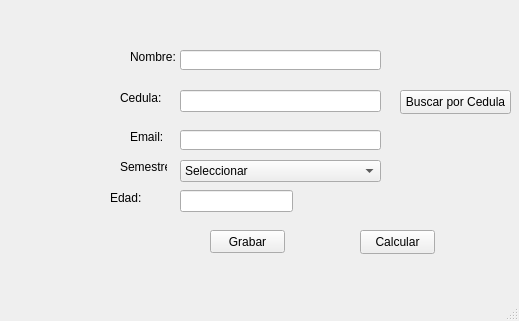
<?xml version="1.0" encoding="UTF-8"?>
<ui version="4.0">
 <class>vtn_principal</class>
 <widget class="QMainWindow" name="vtn_principal">
  <property name="geometry">
   <rect>
    <x>0</x>
    <y>0</y>
    <width>519</width>
    <height>321</height>
   </rect>
  </property>
  <property name="windowTitle">
   <string>Estudiante</string>
  </property>
  <widget class="QWidget" name="centralwidget">
   <widget class="QLineEdit" name="txt_nombre">
    <property name="geometry">
     <rect>
      <x>180</x>
      <y>50</y>
      <width>201</width>
      <height>20</height>
     </rect>
    </property>
   </widget>
   <widget class="QLineEdit" name="txt_email">
    <property name="geometry">
     <rect>
      <x>180</x>
      <y>130</y>
      <width>201</width>
      <height>20</height>
     </rect>
    </property>
   </widget>
   <widget class="QComboBox" name="cb_semestre">
    <property name="geometry">
     <rect>
      <x>180</x>
      <y>160</y>
      <width>201</width>
      <height>22</height>
     </rect>
    </property>
    <item>
     <property name="text">
      <string>Seleccionar</string>
     </property>
    </item>
    <item>
     <property name="text">
      <string>Primer Semestre</string>
     </property>
    </item>
    <item>
     <property name="text">
      <string>Segundo Semestre</string>
     </property>
    </item>
    <item>
     <property name="text">
      <string>Tercer Semestre</string>
     </property>
    </item>
   </widget>
   <widget class="QLabel" name="lbl_nombre">
    <property name="geometry">
     <rect>
      <x>130</x>
      <y>50</y>
      <width>47</width>
      <height>13</height>
     </rect>
    </property>
    <property name="text">
     <string>Nombre:</string>
    </property>
   </widget>
   <widget class="QLabel" name="lbl_email">
    <property name="geometry">
     <rect>
      <x>130</x>
      <y>130</y>
      <width>47</width>
      <height>13</height>
     </rect>
    </property>
    <property name="text">
     <string>Email:</string>
    </property>
   </widget>
   <widget class="QLabel" name="lbl_semestre">
    <property name="geometry">
     <rect>
      <x>120</x>
      <y>160</y>
      <width>47</width>
      <height>13</height>
     </rect>
    </property>
    <property name="text">
     <string>Semestre:</string>
    </property>
   </widget>
   <widget class="QPushButton" name="btn_grabar">
    <property name="geometry">
     <rect>
      <x>210</x>
      <y>230</y>
      <width>75</width>
      <height>23</height>
     </rect>
    </property>
    <property name="text">
     <string>Grabar</string>
    </property>
   </widget>
   <widget class="QLabel" name="lbl_cedula">
    <property name="geometry">
     <rect>
      <x>120</x>
      <y>90</y>
      <width>49</width>
      <height>16</height>
     </rect>
    </property>
    <property name="text">
     <string>Cedula:</string>
    </property>
   </widget>
   <widget class="QLineEdit" name="txt_cedula">
    <property name="geometry">
     <rect>
      <x>180</x>
      <y>90</y>
      <width>201</width>
      <height>22</height>
     </rect>
    </property>
    <property name="maxLength">
     <number>10</number>
    </property>
   </widget>
   <widget class="QPushButton" name="btn_busca_x_cedula">
    <property name="geometry">
     <rect>
      <x>400</x>
      <y>90</y>
      <width>111</width>
      <height>24</height>
     </rect>
    </property>
    <property name="text">
     <string>Buscar por Cedula</string>
    </property>
   </widget>
   <widget class="QLineEdit" name="txt_edad">
    <property name="geometry">
     <rect>
      <x>180</x>
      <y>190</y>
      <width>113</width>
      <height>22</height>
     </rect>
    </property>
   </widget>
   <widget class="QLabel" name="lbl_edad">
    <property name="geometry">
     <rect>
      <x>110</x>
      <y>190</y>
      <width>49</width>
      <height>16</height>
     </rect>
    </property>
    <property name="text">
     <string>Edad:</string>
    </property>
   </widget>
   <widget class="QPushButton" name="btn_calcular">
    <property name="geometry">
     <rect>
      <x>360</x>
      <y>230</y>
      <width>75</width>
      <height>24</height>
     </rect>
    </property>
    <property name="text">
     <string>Calcular</string>
    </property>
   </widget>
  </widget>
  <widget class="QStatusBar" name="sb_estado"/>
 </widget>
 <tabstops>
  <tabstop>txt_nombre</tabstop>
  <tabstop>txt_cedula</tabstop>
  <tabstop>txt_email</tabstop>
  <tabstop>cb_semestre</tabstop>
  <tabstop>btn_grabar</tabstop>
 </tabstops>
 <resources/>
 <connections/>
</ui>
